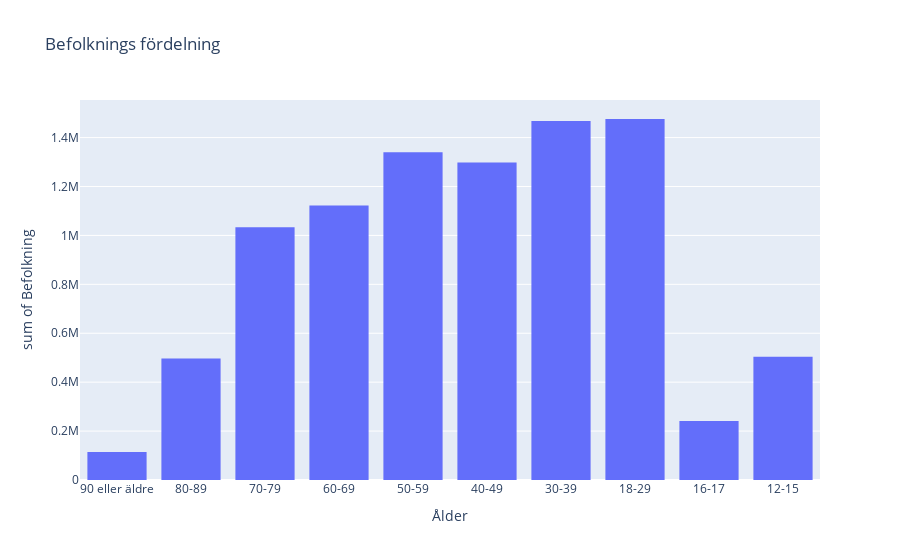

The cell this chart's notebook holds for it:
### Markdown cell above
## E) 
Rita ett diagram som visar på åldersfördelningen av Sveriges befolkning.

### Code cell
# sumsum = df_vaccin_data['Befolkning'].sum

# ålder_list = df_age_condition.drop_duplicates(subset=['Ålder']), df_vaccin_data['Befolkning'].sum



fig = px.histogram( ### Håkan nämde att man kan använda histogram istället för barplot
    df_vaccin_data,
    x='Ålder',
    y='Befolkning',
    title="Befolknings fördelning",
)
fig.show()

### Figure 1 — Plotly figure (JSON) as saved in the notebook; plotly's stock layout.template omitted (floating-point values rounded to 4 significant figures; data arrays with more than 128 entries replaced by an {"elided": "..."} marker saying what was removed)
{"data": [{"alignmentgroup": "True", "bingroup": "x", "histfunc": "sum", "hovertemplate": "Ålder=%{x}<br>sum of Befolkning=%{y}<extra></extra>", "legendgroup": "", "marker": {"color": "#636efa", "pattern": {"shape": ""}}, "name": "", "offsetgroup": "", "orientation": "v", "showlegend": false, "type": "histogram", "x": {"elided": "2900 str values"}, "xaxis": "x", "y": {"elided": "2900 int values"}, "yaxis": "y"}], "layout": {"barmode": "relative", "legend": {"tracegroupgap": 0}, "title": {"text": "Befolknings fördelning"}, "xaxis": {"anchor": "y", "domain": [0, 1], "title": {"text": "Ålder"}}, "yaxis": {"anchor": "x", "domain": [0, 1], "title": {"text": "sum of Befolkning"}}}}
